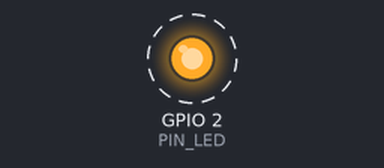
Recording of a program running on a simulated ESP32. Parts: output pins drawn as LEDs (lit = HIGH). Dashed ring = blinking.

Above: at 0.5 s.
Timing chart, 0 to 4.6 s (numbered marks = the images above):
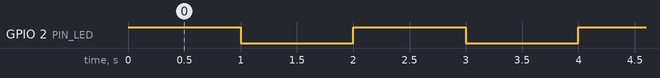

The program:

main.cpp
```cpp
#include <Arduino.h>
#include "led_control/led_control.h"
// #include "camera_feed/camera_feed.h"

#define PIN_LED 2  // Define the pin connected to the onboard LED

// The setup function runs once when the board is powered or reset
void setup() {
    Serial.begin(115200);
    setupLED(PIN_LED);
    // setupCameraFeed(); // camera_feed setup
    // startCameraServer(); // camera_feed server start
}

// The loop function runs repeatedly forever
void loop() {
    blinkLED(PIN_LED, 1000);
    // delay(1); // camera_feed loop delay
}
```

led_control.cpp
```cpp
#include <Arduino.h>
#include "led_control.h"

void setupLED(int pin) {
    pinMode(pin, OUTPUT);  // Set the LED pin as an output
}

void blinkLED(int pin, int delayTime) {
    digitalWrite(pin, HIGH);  // Turn the LED on
    delay(delayTime);         // Wait for the specified time
    digitalWrite(pin, LOW);   // Turn the LED off
    delay(delayTime);         // Wait for the specified time
}
```

led_control.h
```cpp
#ifndef LED_CONTROL_H
#define LED_CONTROL_H

void setupLED(int pin);
void blinkLED(int pin, int delayTime);

#endif
```

Measured:
- by itself, GPIO 2 (PIN_LED): alternates HIGH for 1.0 s and LOW for 1.0 s
